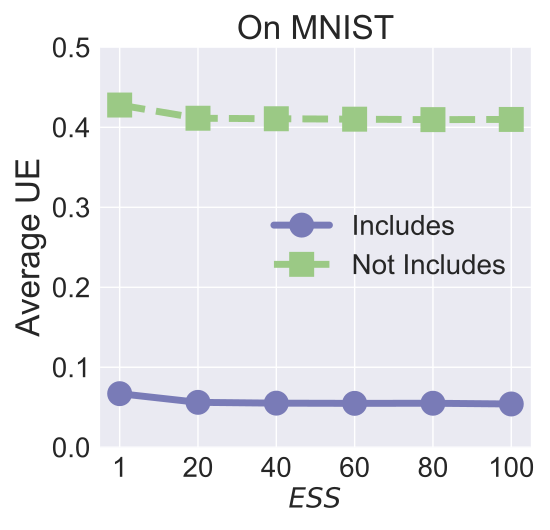

Source code (Python):


import numpy as np
import matplotlib.pyplot as plt
from matplotlib.ticker import ScalarFormatter


epsilon = 3
beta = 1 / epsilon


x=[1, 2, 3, 4, 5, 6]
# validation_for_plt =[97,95.8600, 94.9400, 93.5400, 93.2400]
# attack_for_plt=[0, 0.3524, 0, 0.1762, 0.1762]
# basic_for_plt=[99.8, 99.8, 99.8, 99.8, 99.8]

labels = ['1', '20', '40', '60', '80', '100' ]
# unl_org = [97.77, 97.55, 97.35, 97.29, 97.21, 97.21]

# unl_hess_r = [96.6, 96.66, 96.04, 95.94, 95.85, 97.21]
unl_mib = [0.0670, 0.05614, 0.05513, 0.054879, 0.05501, 0.054093]

unl_muv = [0.4278, 0.4113, 0.41067, 0.410123, 0.409559, 0.4098]
# unl_ss_wo = [94.32, 94.53, 94.78, 93.38, 94.04, 97.21]

for i in range(len(x)):
    unl_mib[i] = unl_mib[i]
    unl_muv[i] = unl_muv[i]

plt.style.use('seaborn')
plt.figure(figsize=(5.5, 5.3))
l_w=5
m_s=15
marker_s = 3
markevery=1
#plt.figure(figsize=(8, 5.3))
#plt.plot(x, unl_fr, color='blue', marker='^', label='Retrain',linewidth=l_w, markersize=m_s)
plt.plot(x, unl_mib, linestyle='-', color='#797BB7', marker='o', fillstyle='full', markevery=markevery,
         label='Includes', linewidth=l_w, markersize=m_s, markeredgewidth=marker_s)

#plt.plot(x, unl_ss_w, color='g',  marker='*',  label='PriMU$_{w}$',linewidth=l_w, markersize=m_s)
plt.plot(x, unl_muv, linestyle='--', color='#9BC985',  marker='s', fillstyle='full', markevery=markevery,
         label='Not Includes',linewidth=l_w, markersize=m_s, markeredgewidth=marker_s)

# plt.plot(x, unl_mib, linestyle=':', color='r',  marker='^', fillstyle='none', markevery=markevery,
#          label='VBU', linewidth=l_w,  markersize=m_s, markeredgewidth=marker_s)

# plt.plot(x, unl_hess_r, linestyle='-.', color='k',  marker='D', fillstyle='none', markevery=markevery,
#          label='HBFU',linewidth=l_w, markersize=m_s, markeredgewidth=marker_s)



#plt.plot(x, unl_vibu, color='silver',  marker='d',  label='VIBU',linewidth=4,  markersize=10)

# plt.plot(x, y_sa03, color='r',  marker='2',  label='AAAI21 A_acc, pr=0.3',linewidth=3, markersize=8)
# plt.plot(x, y_sa05, color='darkblue',  marker='4',  label='AAAI21 A_acc, pr=0.5',linewidth=3, markersize=8)
# plt.plot(x, y_ma03, color='darkviolet',  marker='3',  label='FedMC A_acc, pr=0.3',linewidth=3, markersize=8)
# plt.plot(x, y_ma05, color='cyan',  marker='p',  label='FedMC A_acc, pr=0.5',linewidth=3, markersize=8)


# plt.grid()
leg = plt.legend(fancybox=True, shadow=True)
# plt.xlabel('Malicious Client Ratio (%)' ,fontsize=16)
plt.ylabel('Average UE' ,fontsize=24)
my_y_ticks = np.arange(0, 0.52, 0.1)
plt.yticks(my_y_ticks,fontsize=20)
# plt.yscale('log')

plt.xlabel('$\it{ESS}$' ,fontsize=20)

plt.xticks(x, labels, fontsize=20)
# plt.title('CIFAR10 IID')

# Annotating the y-axis with the unit at its end using scientific notation

# Create a ScalarFormatter object
# Scale the y-values by a factor of 10


#plt.annotate(r"1e-1", xy=(0.1, 1.01), xycoords='axes fraction', xytext=(-10, 10),textcoords='offset points', ha='right', va='center', fontsize=15)

plt.title('On MNIST', fontsize=24 )

# plt.text(-0.1, 0.5, 'Title Beside Y', transform=ax[0].transAxes,
#            va='center', ha='left', rotation='vertical')
plt.legend(loc='best',fontsize=20)
plt.tight_layout()
#plt.title("MNIST")
plt.rcParams['figure.figsize'] = (2.0, 1)
plt.rcParams['image.interpolation'] = 'nearest'
plt.rcParams['figure.subplot.left'] = 0.11
plt.rcParams['figure.subplot.bottom'] = 0.08
plt.rcParams['figure.subplot.right'] = 0.977
plt.rcParams['figure.subplot.top'] = 0.969
plt.savefig('mnist_influence_app_sample_ablation.pdf', format='pdf', dpi=200)
plt.show()
